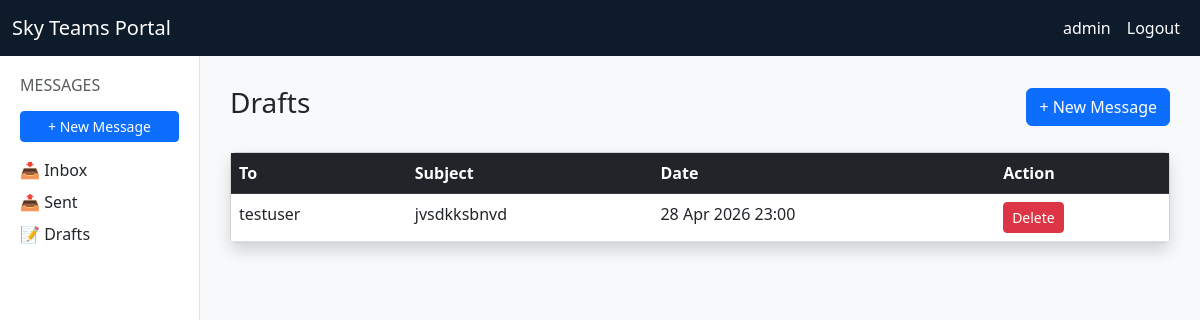
The page /messaging/drafts/ (signed in) on the database its author committed.
### accounts/models.py (models this page shows, shortened)
class CustomUser(AbstractUser):
    email = models.EmailField(unique=True)

### messaging/models.py (models this page shows, shortened)
class Message(models.Model):
    sender = models.ForeignKey(
        settings.AUTH_USER_MODEL,
        on_delete=models.CASCADE,
        related_name='sent_messages'
    )
    recipients = models.ManyToManyField(
        settings.AUTH_USER_MODEL,
        related_name='received_messages'
    )
    subject = models.CharField(max_length=255)
    body = models.TextField()
    created_at = models.DateTimeField(auto_now_add=True)
    is_draft = models.BooleanField(default=False)
    is_read = models.BooleanField(default=False)
    class Meta:
        ordering = ['-created_at']

### messaging/views.py (the view)
# urls.py: path('drafts/', views.drafts, name='drafts'),
@login_required
def drafts(request):
    draft_messages = Message.objects.filter(
        sender=request.user,
        is_draft=True
    )
    return render(request, 'messaging/drafts.html', {'messages_list': draft_messages})

### templates/messaging/drafts.html
{% extends 'base.html' %}
{% block content %}
<div class="d-flex justify-content-between align-items-center mb-4">
    <h3>Drafts</h3>
    <a href="{% url 'compose' %}" class="btn btn-primary">+ New Message</a>
</div>
<div class="card shadow">
    <div class="card-body p-0">
        <table class="table table-hover mb-0">
            <thead class="table-dark">
                <tr>
                    <th>To</th>
                    <th>Subject</th>
                    <th>Date</th>
                    <th>Action</th>
                </tr>
            </thead>
            <tbody>
                {% for msg in messages_list %}
                <tr class="message-row">
                    <td>{% for r in msg.recipients.all %}{{ r.username }}{% if not forloop.last %}, {% endif %}{% endfor %}</td>
                    <td>{{ msg.subject }}</td>
                    <td>{{ msg.created_at|date:"d M Y H:i" }}</td>
                    <td>
                        <a href="{% url 'delete_message' msg.pk %}" class="btn btn-sm btn-danger">Delete</a>
                    </td>
                </tr>
                {% empty %}
                <tr>
                    <td colspan="4" class="text-center text-muted py-4">No drafts saved.</td>
                </tr>
                {% endfor %}
            </tbody>
        </table>
    </div>
</div>
{% endblock %}

### templates/base.html (shortened to what this page needs)
<!DOCTYPE html>
<html lang="en">
<head>
    <link href="https://cdn.jsdelivr.net/npm/bootstrap@5.3.0/dist/css/bootstrap.min.css" rel="stylesheet">
</head>
<body>
<nav class="navbar navbar-expand-lg">
    <div class="container-fluid">
        <a class="navbar-brand" href="/">Sky Teams Portal</a>
        <div class="collapse navbar-collapse">
            <ul class="navbar-nav ms-auto">
                {% if user.is_authenticated %}
                <li class="nav-item"><a class="nav-link" href="{% url 'profile' %}">{{ user.username }}</a></li>
                <li class="nav-item"><a class="nav-link" href="{% url 'logout' %}">Logout</a></li>
                {% else %}
                <li class="nav-item"><a class="nav-link" href="{% url 'login' %}">Login</a></li>
                <li class="nav-item"><a class="nav-link" href="{% url 'register' %}">Register</a></li>
                {% endif %}
            </ul>
        </div>
    </div>
</nav>
<div class="container-fluid">
    <div class="row">
        {% if user.is_authenticated %}
        <div class="col-md-2 sidebar">
            <h6 class="text-muted mb-3">MESSAGES</h6>
            <a href="{% url 'compose' %}" class="btn btn-primary btn-sm w-100 mb-3">+ New Message</a>
            <ul class="list-unstyled">
                <li><a href="{% url 'inbox' %}" class="text-decoration-none text-dark">📥 Inbox</a></li>
                <li class="mt-2"><a href="{% url 'sent' %}" class="text-decoration-none text-dark">📤 Sent</a></li>
                <li class="mt-2"><a href="{% url 'drafts' %}" class="text-decoration-none text-dark">📝 Drafts</a></li>
            </ul>
        </div>
        {% endif %}
        <div class="col-md-{% if user.is_authenticated %}10{% else %}12{% endif %} main-content">
            {% block content %}{% endblock %}
        </div>
    </div>
</div>
</body>
</html>

### templates/base.html (style rules this page uses)
body { background-color: #f8f9fa; }
.navbar { background-color: #0d1b2a; }
.navbar-brand, .nav-link { color: #ffffff !important; }
.sidebar { background-color: #ffffff; border-right: 1px solid #dee2e6; min-height: calc(100vh - 56px); padding: 20px; }
.main-content { padding: 30px; }

### rows shown on the page
CustomUser: username "admin"
Message: subject "jvsdkksbnvd", created_at "28 Apr 2026 23:00"
CustomUser: username "testuser"
